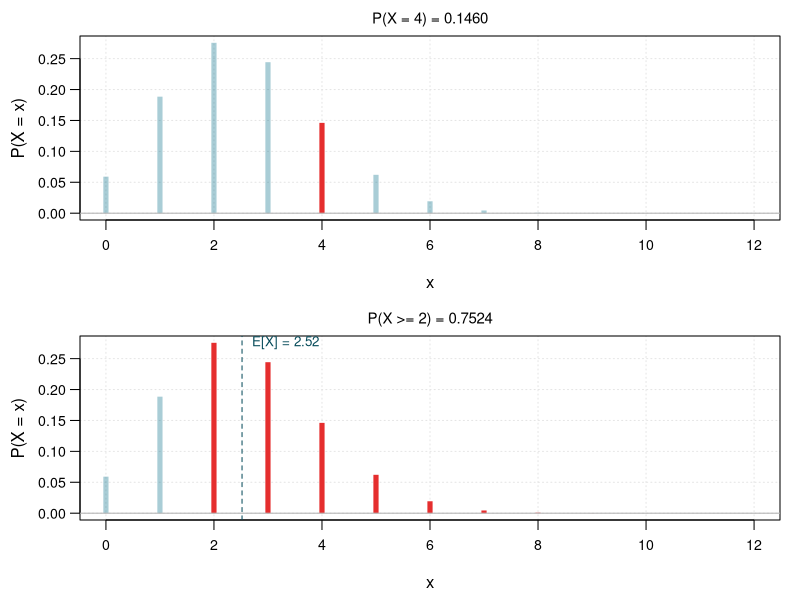
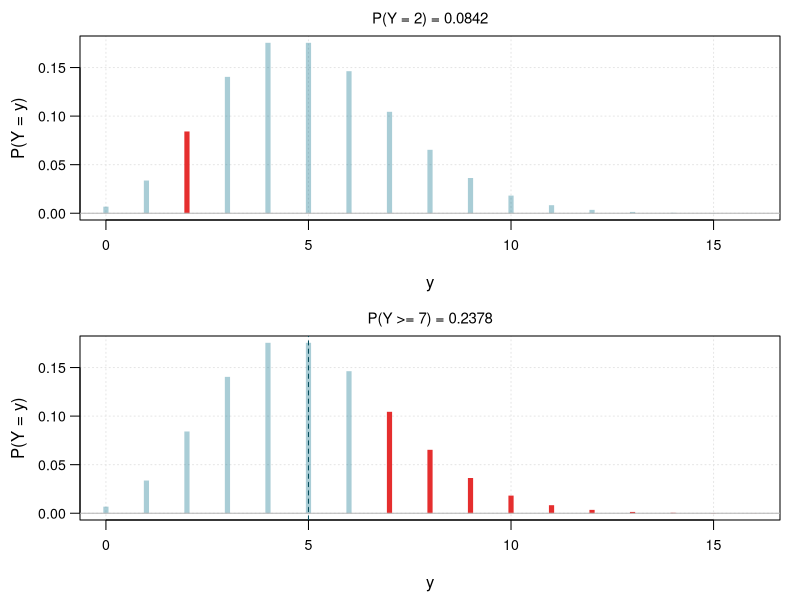
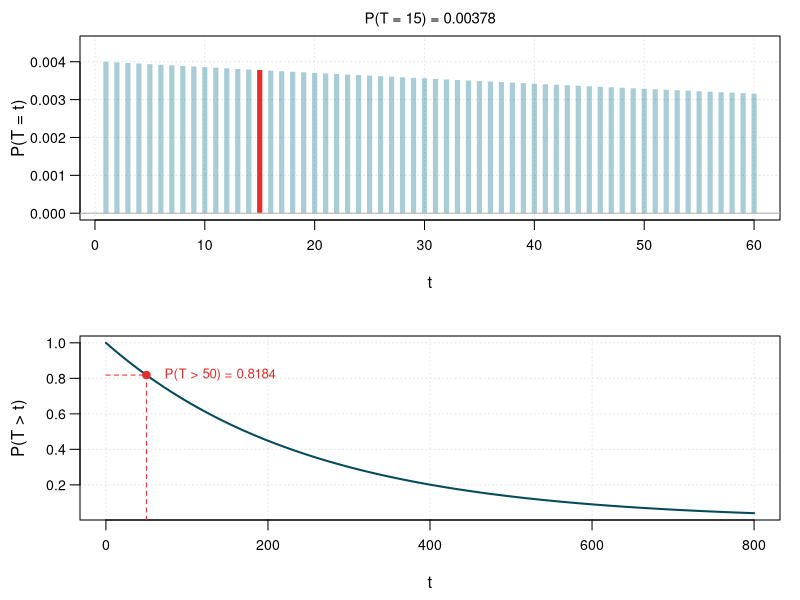
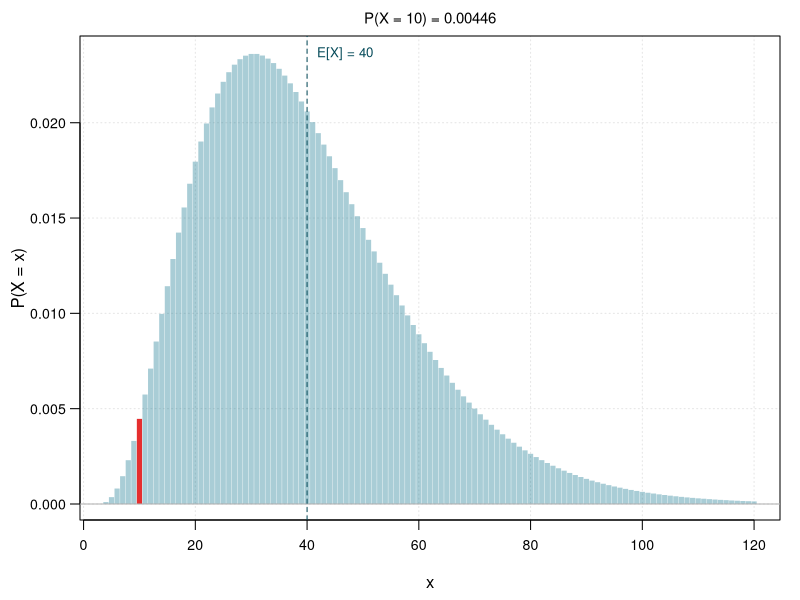
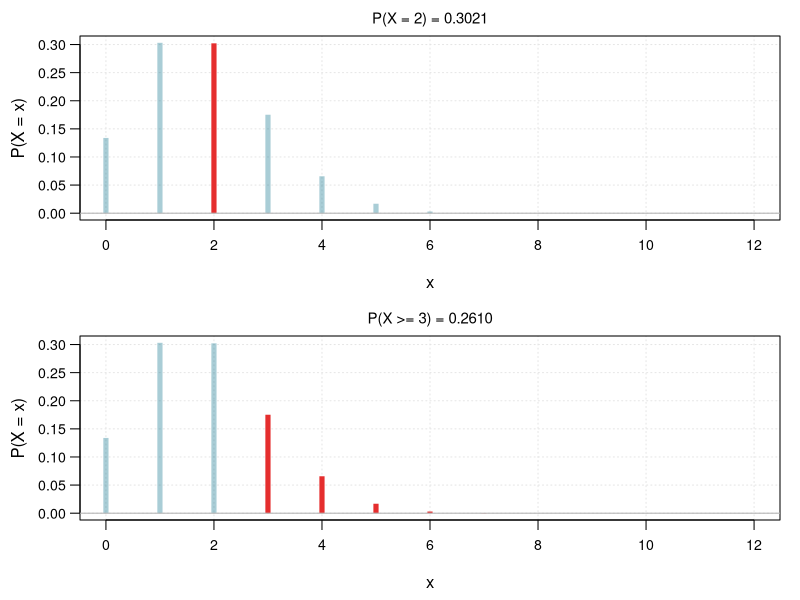
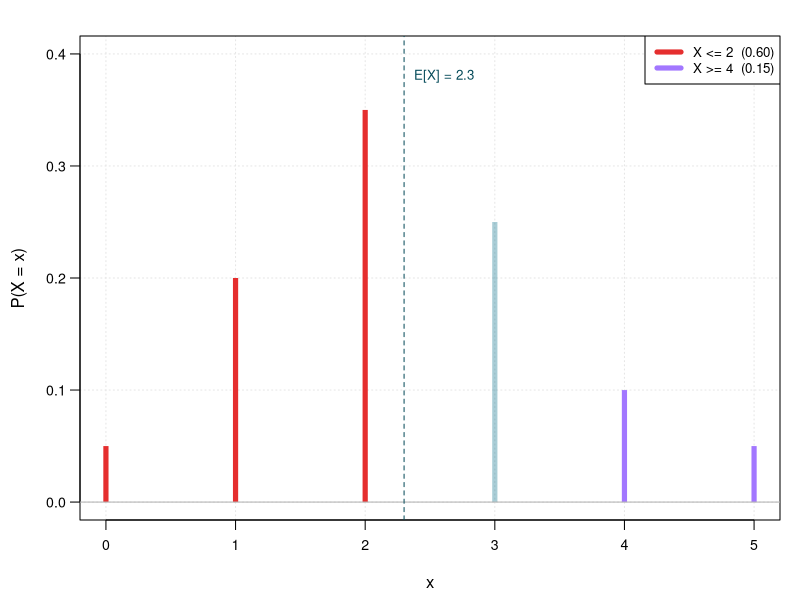
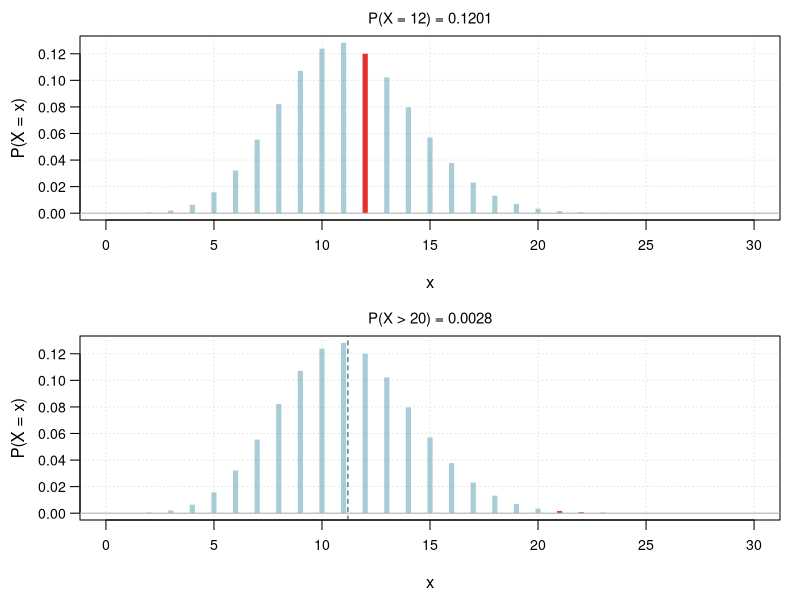
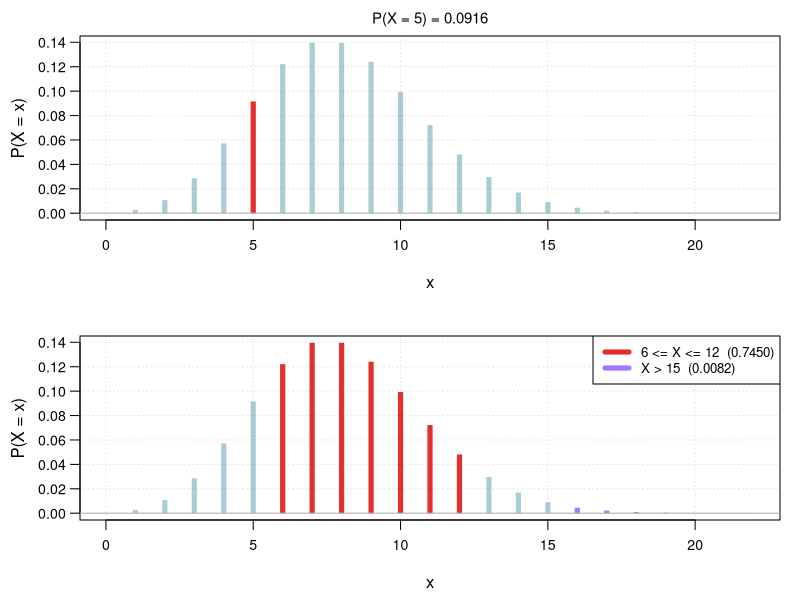

The R source for these figures, in order:
# Graficos para la lista de ejercicios - Variables aleatorias discretas
# Ejecutar desde la carpeta de la practica:  Rscript practica-09-variables-aleatorias-discretas.R
# Todos los graficos se guardan en img/ como PDF

dir.create("img", showWarnings = FALSE)

azul  <- "#064B5A"
teal  <- "#097289"
rojo  <- "#E52E2E"
verde <- "#A277FF"
gris  <- "gray45"
base  <- adjustcolor("#097289", 0.35)

abrir <- function(nombre, w = 6, h = 4) {
  pdf(file.path("img", paste0(nombre, ".pdf")), width = w, height = h)
  par(mar = c(4, 4, 1.8, 1), las = 1, cex.axis = 0.85, mgp = c(2.6, 0.7, 0))
}
# diagrama de barras de una pmf, resaltando los valores de 'marca'
barras <- function(x, px, marca = FALSE, col_marca = rojo, ylab = "P(X = x)", xlab = "x", ...) {
  plot(x, px, type = "h", lwd = 5, lend = 1, col = ifelse(marca, col_marca, base),
       xlab = xlab, ylab = ylab, panel.first = grid(col = "gray90"), ...)
  abline(h = 0, col = "gray70")
}
titulo <- function(t) title(main = t, cex.main = 0.9, font.main = 1)

# ---------------------------------------------------------------
# Ej 1: X ~ Binomial(12, 0.21)
abrir("ej01-binomial", w = 5.5, h = 6.4)
par(mfrow = c(2, 1))
x <- 0:12; px <- dbinom(x, 12, 0.21)
barras(x, px, x == 4); titulo("P(X = 4) = 0.1460")
barras(x, px, x >= 2); titulo("P(X >= 2) = 0.7524")
abline(v = 12*0.21, lty = 2, col = azul)
text(12*0.21, max(px), "E[X] = 2.52", pos = 4, cex = 0.8, col = azul)
dev.off()

# ---------------------------------------------------------------
# Ej 2: Y ~ Poisson(5)
abrir("ej02-poisson", w = 5.5, h = 6.4)
par(mfrow = c(2, 1))
y <- 0:16; py <- dpois(y, 5)
barras(y, py, y == 2, ylab = "P(Y = y)", xlab = "y"); titulo("P(Y = 2) = 0.0842")
barras(y, py, y >= 7, ylab = "P(Y = y)", xlab = "y"); titulo("P(Y >= 7) = 0.2378")
abline(v = 5, lty = 2, col = azul)
dev.off()

# ---------------------------------------------------------------
# Ej 3: T ~ Geom(0.004), T = numero de minuto del primer fallo
abrir("ej03-geometrica", w = 5.5, h = 6.4)
par(mfrow = c(2, 1))
t <- 1:60; pt <- 0.996^(t - 1) * 0.004
barras(t, pt, t == 15, ylab = "P(T = t)", xlab = "t", ylim = c(0, 0.0045)); titulo("P(T = 15) = 0.00378")
curve(0.996^x, 0, 800, lwd = 2, col = azul, xlab = "t", ylab = "P(T > t)",
      panel.first = grid(col = "gray90"))
points(50, 0.996^50, pch = 19, col = rojo)
segments(50, 0, 50, 0.996^50, lty = 2, col = rojo); segments(0, 0.996^50, 50, 0.996^50, lty = 2, col = rojo)
text(50, 0.996^50, "  P(T > 50) = 0.8184", pos = 4, cex = 0.8, col = rojo)
dev.off()

# ---------------------------------------------------------------
# Ej 4: binomial negativa, r = 4, p = 0.10
abrir("ej04-binomial-negativa")
x <- 4:120; px <- choose(x - 1, 3) * 0.1^4 * 0.9^(x - 4)
barras(x, px, x == 10); titulo("P(X = 10) = 0.00446")
abline(v = 40, lty = 2, col = azul)
text(40, max(px), "E[X] = 40", pos = 4, cex = 0.8, col = azul)
dev.off()

# ---------------------------------------------------------------
# Ej 5: X ~ Hipergeom(N = 200, K = 30, n = 12)
abrir("ej05-hipergeometrica", w = 5.5, h = 6.4)
par(mfrow = c(2, 1))
x <- 0:12; px <- dhyper(x, 30, 170, 12)
barras(x, px, x == 2); titulo("P(X = 2) = 0.3021")
barras(x, px, x >= 3); titulo("P(X >= 3) = 0.2610")
dev.off()

# ---------------------------------------------------------------
# Ej 6: distribucion discreta del engagement
abrir("ej06-engagement")
x <- 0:5; px <- c(0.05, 0.20, 0.35, 0.25, 0.10, 0.05)
barras(x, px, x <= 2 | x >= 4, col_marca = ifelse(x <= 2, rojo, verde), ylim = c(0, 0.4))
abline(v = 2.3, lty = 2, col = azul)
text(2.3, 0.38, "E[X] = 2.3", pos = 4, cex = 0.8, col = azul)
legend("topright", c("X <= 2  (0.60)", "X >= 4  (0.15)"), col = c(rojo, verde),
       lwd = 5, bg = "white", cex = 0.8)
dev.off()

# ---------------------------------------------------------------
# Ej 7: X ~ Binomial(80, 0.14)
abrir("ej07-spam", w = 5.5, h = 6.4)
par(mfrow = c(2, 1))
x <- 0:30; px <- dbinom(x, 80, 0.14)
barras(x, px, x == 12); titulo("P(X = 12) = 0.1201")
barras(x, px, x > 20); titulo("P(X > 20) = 0.0028")
abline(v = 11.2, lty = 2, col = azul)
dev.off()

# ---------------------------------------------------------------
# Ej A1: X ~ Poisson(8)
abrir("ejA1-poisson", w = 5.5, h = 6.4)
par(mfrow = c(2, 1))
x <- 0:22; px <- dpois(x, 8)
barras(x, px, x == 5); titulo("P(X = 5) = 0.0916")
barras(x, px, (x >= 6 & x <= 12) | x > 15, col_marca = ifelse(x > 15, verde, rojo))
legend("topright", c("6 <= X <= 12  (0.7450)", "X > 15  (0.0082)"), col = c(rojo, verde),
       lwd = 5, bg = "white", cex = 0.8)
dev.off()

# ---------------------------------------------------------------
# Ej A2: X ~ Binomial(100, 0.87)
abrir("ejA2-binomial-ml", w = 5.5, h = 6.4)
par(mfrow = c(2, 1))
x <- 70:100; px <- dbinom(x, 100, 0.87)
barras(x, px, x == 90); titulo("P(X = 90) = 0.0860")
barras(x, px, x >= 85); titulo("P(X >= 85) = 0.7764")
abline(v = 87, lty = 2, col = azul)
dev.off()

# ---------------------------------------------------------------
# Ej A3: binomial negativa, r = 5, p = 0.12
abrir("ejA3-reintentos")
t <- 5:120; pt <- choose(t - 1, 4) * 0.12^5 * 0.88^(t - 5)
barras(t, pt, t == 12, ylab = "P(T = t)", xlab = "t"); titulo("P(T = 12) = 0.00336")
abline(v = 5/0.12, lty = 2, col = azul)
text(5/0.12, max(pt), "E[T] = 41.67", pos = 4, cex = 0.8, col = azul)
dev.off()

# ---------------------------------------------------------------
# Ej A4: T ~ Geom(0.03)
abrir("ejA4-primer-clic", w = 5.5, h = 6.4)
par(mfrow = c(2, 1))
t <- 1:80; pt <- 0.97^(t - 1) * 0.03
barras(t, pt, t == 20, ylab = "P(T = t)", xlab = "t"); titulo("P(T = 20) = 0.0168")
curve(0.97^x, 0, 150, lwd = 2, col = azul, xlab = "t", ylab = "P(T > t)",
      panel.first = grid(col = "gray90"))
points(40, 0.97^40, pch = 19, col = rojo)
segments(40, 0, 40, 0.97^40, lty = 2, col = rojo)
text(40, 0.97^40, "  P(T > 40) = 0.2957", pos = 4, cex = 0.8, col = rojo)
dev.off()

# ---------------------------------------------------------------
# Ej A5: X ~ Hipergeom(10000, 720, 50) vs aproximacion binomial
abrir("ejA5-fraude")
x <- 0:12; px <- dhyper(x, 720, 9280, 50)
barras(x, px, x == 3 | x >= 5, col_marca = ifelse(x == 3, rojo, verde))
points(x, dbinom(x, 50, 0.072), pch = 4, col = azul)
legend("topright", c("X = 3  (0.2187)", "X >= 5  (0.2903)", "Binomial(50, 0.072)"),
       col = c(rojo, verde, azul), lwd = c(5, 5, NA), pch = c(NA, NA, 4),
       bg = "white", cex = 0.8)
dev.off()

# ---------------------------------------------------------------
# Ej A6: visitas Poisson(6) y compras Y ~ Poisson(0.3)
abrir("ejA6-compras", w = 5.5, h = 6.4)
par(mfrow = c(2, 1))
v <- 0:15
barras(v, dpois(v, 6), FALSE, ylab = "P(V = v)", xlab = "v"); titulo("Visitas por minuto: Poisson(6)")
y <- 0:5; py <- dpois(y, 0.3)
barras(y, py, y == 2, ylab = "P(Y = y)", xlab = "y"); titulo("Compras por minuto: Poisson(0.3),  P(Y = 2) = 0.0333")
dev.off()

# ---------------------------------------------------------------
# Ej A7: fallos en red
abrir("ejA7-fallos")
x <- 0:3; px <- c(0.40, 0.30, 0.20, 0.10)
barras(x, px, FALSE, ylim = c(0, 0.45), xlim = c(-0.5, 3.5))
abline(v = 1, lty = 2, col = azul)
arrows(0, 0.43, 2, 0.43, code = 3, length = 0.08, col = rojo)
text(1, 0.43, "E[X] +- sd = 1 +- 1", pos = 3, cex = 0.8, col = rojo, xpd = TRUE)
dev.off()

# ---------------------------------------------------------------
# Ej A8: Poisson(10) truncada en N <= 15
abrir("ejA8-truncada", w = 5.5, h = 6.4)
par(mfrow = c(2, 1))
n <- 0:22
barras(n, dpois(n, 10), n > 15, col_marca = "gray70", ylab = "P(N = n)", xlab = "n", ylim = c(0, 0.14))
titulo("Original Poisson(10): se eliminan N > 15")
nt <- 0:15; pt <- dpois(nt, 10) / ppois(15, 10)
barras(nt, pt, nt == 12, ylab = "P(N = n | N <= 15)", xlab = "n", xlim = c(0, 22), ylim = c(0, 0.14))
titulo("Truncada:  P(N = 12 | N <= 15) = 0.0996")
dev.off()

# ---------------------------------------------------------------
# Ej A9: A/B testing, XA ~ Poisson(12), XB ~ Poisson(15)
abrir("ejA9-ab-testing", w = 5.5, h = 6.4)
par(mfrow = c(2, 1))
k <- 0:32
plot(k - 0.18, dpois(k, 12), type = "h", lwd = 3, lend = 1, col = rojo, xlab = "clics",
     ylab = "P", panel.first = grid(col = "gray90"))
lines(k + 0.18, dpois(k, 15), type = "h", lwd = 3, lend = 1, col = azul)
legend("topright", c("A ~ Poisson(12)", "B ~ Poisson(15)"), col = c(rojo, azul), lwd = 3,
       bg = "white", cex = 0.8)
d <- -20:15
pd <- sapply(d, function(z) sum(dpois(0:80, 15) * dpois(0:80 + z, 12)))
barras(d, pd, d > 0, ylab = "P(D = d)", xlab = "d")
titulo("D = XA - XB:  P(D > 0) = 0.2497")
dev.off()

# ---------------------------------------------------------------
# Ej A10: X ~ Binomial(200, 0.92)
abrir("ejA10-voz")
x <- 165:200; px <- dbinom(x, 200, 0.92)
barras(x, px, x < 180 | x > 190, col_marca = ifelse(x < 180, rojo, verde))
abline(v = 184, lty = 2, col = azul)
legend("topleft", c("X < 180  (0.1225)", "X > 190  (0.0374)"), col = c(rojo, verde),
       lwd = 5, bg = "white", cex = 0.8)
dev.off()

# ---------------------------------------------------------------
# Ej A11: segundos hasta el fallo de CPU, Geom(0.0008)
abrir("ejA11-cpu")
curve(0.9992^x, 0, 5000, lwd = 2, col = azul, xlab = "t (segundos)", ylab = "P(T > t)",
      panel.first = grid(col = "gray90"))
points(500, 0.9992^500, pch = 19, col = rojo)
text(500, 0.9992^500, "  P(T > 500) = 0.6702", pos = 4, cex = 0.8, col = rojo)
abline(v = 1250, lty = 2, col = verde)
text(1250, 0.95, "E[T] = 1250 s", pos = 4, cex = 0.8, col = verde)
dev.off()

# ---------------------------------------------------------------
# Ej A12: multinomial, conteos esperados vs observados
abrir("ejA12-multinomial")
m <- rbind(esperado = c(10, 6, 4), observado = c(12, 6, 2))
barplot(m, beside = TRUE, names.arg = c("A", "B", "C"), col = c(base, rojo), border = NA,
        ylim = c(0, 14), ylab = "conteo en 20 interacciones")
legend("topright", c("E[Xi] = 20 pi", "caso (12, 6, 2)"), fill = c(base, rojo),
       border = NA, bg = "white", cex = 0.8)
dev.off()

# ---------------------------------------------------------------
# Ej A13: X ~ Poisson(0.8)
abrir("ejA13-raros")
x <- 0:6; px <- dpois(x, 0.8)
barras(x, px, x == 0 | x > 2, col_marca = ifelse(x == 0, rojo, verde), ylim = c(0, 0.5))
legend("topright", c("X = 0  (0.4493)", "X > 2  (0.0474)"), col = c(rojo, verde),
       lwd = 5, bg = "white", cex = 0.8)
dev.off()

# ---------------------------------------------------------------
# Ej A14: P(X = k) = c / k^2
abrir("ejA14-regla")
k <- 1:5; ck <- 1 / sum(1 / k^2)
barras(k, ck / k^2, FALSE, ylim = c(0, 0.75))
text(k, ck / k^2, sprintf("%.4f", ck / k^2), pos = 3, cex = 0.75)
abline(v = 1.5601, lty = 2, col = rojo)
text(1.5601, 0.6, "E[X] = 1.5601", pos = 4, cex = 0.8, col = rojo)
dev.off()

# ---------------------------------------------------------------
# Ej A15: X ~ Binomial(60, 0.08)
abrir("ejA15-batches", w = 5.5, h = 6.4)
par(mfrow = c(2, 1))
x <- 0:16; px <- dbinom(x, 60, 0.08)
barras(x, px, x == 7); titulo("P(X = 7) = 0.0975")
barras(x, px, x >= 10); titulo("P(X >= 10) = 0.0200")
abline(v = 4.8, lty = 2, col = azul)
dev.off()
